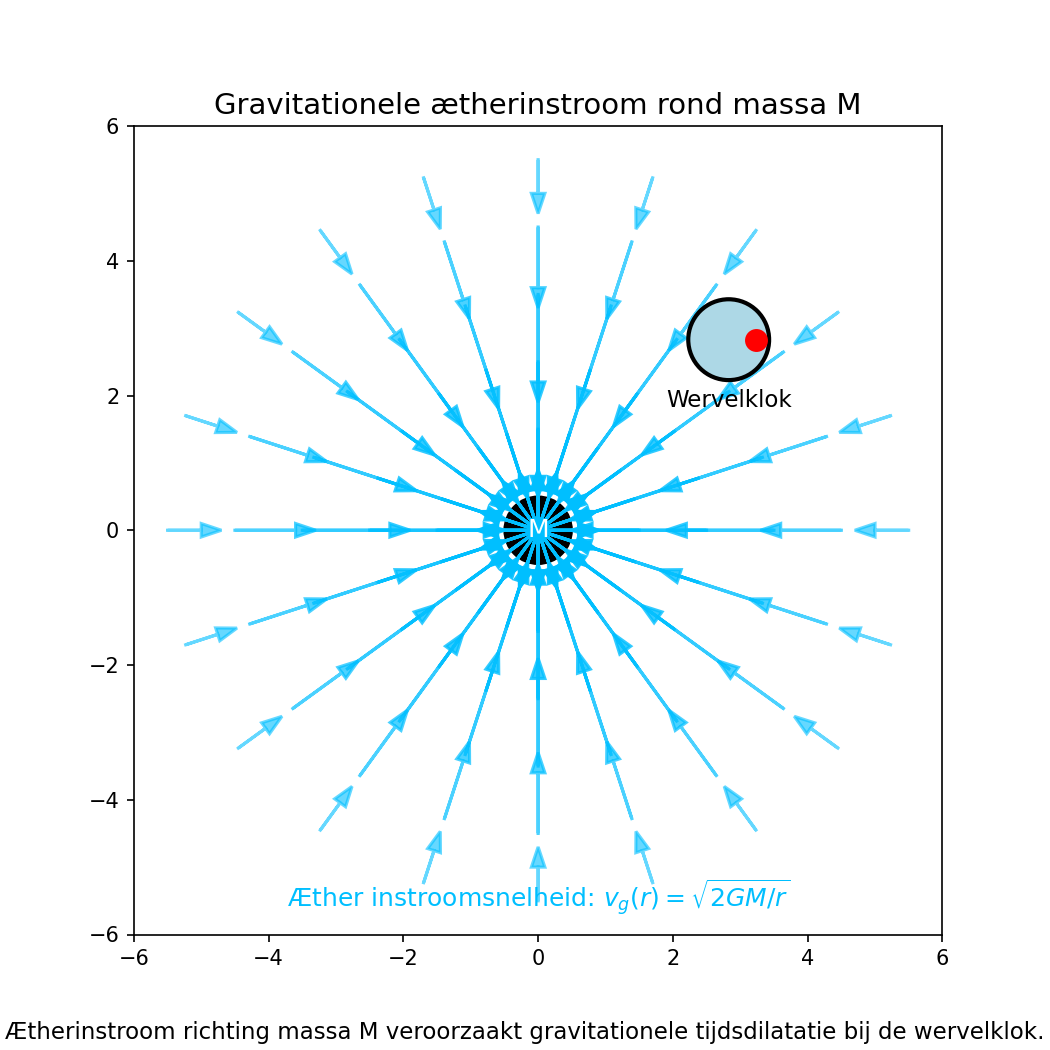

The Python source for this figure:
import matplotlib.pyplot as plt
import numpy as np

fig, ax = plt.subplots(figsize=(7, 7))
ax.set_aspect('equal')
ax.set_xlim(-6, 6)
ax.set_ylim(-6, 6)
ax.set_title("Gravitationele ætherinstroom rond massa M", fontsize=14)

# Draw central mass
mass_radius = 0.5
mass = plt.Circle((0, 0), mass_radius, color='black')
ax.add_patch(mass)
ax.text(0, 0, 'M', color='white', fontsize=12, ha='center', va='center')

# Æther inflow vectors with magnitude coloring
radii = np.linspace(1.5, 5.5, 5)
angles = np.linspace(0, 2 * np.pi, 20, endpoint=False)

for r in radii:
    for theta in angles:
        x = r * np.cos(theta)
        y = r * np.sin(theta)
        mag = 0.5 + 0.4 * (5.5 - r)  # stronger closer in
        dx = -mag * np.cos(theta)
        dy = -mag * np.sin(theta)
        ax.arrow(x, y, dx, dy, head_width=0.2, head_length=0.3,
                 fc='deepskyblue', ec='deepskyblue', linewidth=1.5, alpha=0.6 + 0.4 * (5.5 - r) / 4)

# Add example vortex at a radius
r_vortex = 4
vortex_x = r_vortex * np.cos(np.pi / 4)
vortex_y = r_vortex * np.sin(np.pi / 4)
vortex = plt.Circle((vortex_x, vortex_y), 0.6, color='lightblue', ec='black', linewidth=2)
ax.add_patch(vortex)
ax.plot(vortex_x + 0.4, vortex_y, 'ro', markersize=10)
ax.text(vortex_x, vortex_y - 1, 'Wervelklok', ha='center', fontsize=11)

# Æther speed label (moved higher)
ax.text(0, -5.6, r'Æther instroomsnelheid: $v_g(r) = \sqrt{2GM / r}$',
        fontsize=12, ha='center', color='deepskyblue')

# Caption
plt.figtext(0.5, 0.01,
            "Ætherinstroom richting massa M veroorzaakt gravitationele tijdsdilatatie bij de wervelklok.",
            wrap=True, horizontalalignment='center', fontsize=11)

import os
script_name = os.path.splitext(os.path.basename(__file__))[0]
filename = f"{script_name}.png"
plt.savefig(filename, dpi=150)  # Save image with high resolution
plt.show()
